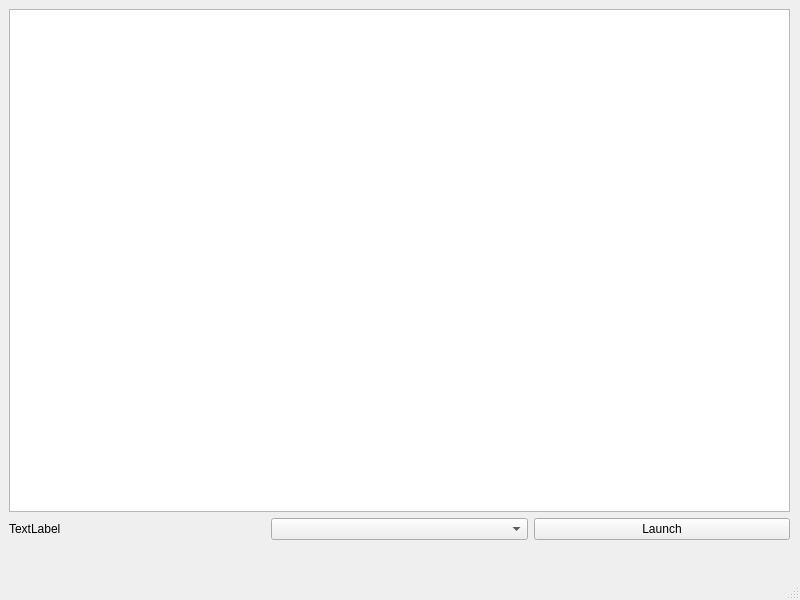
<?xml version="1.0" encoding="UTF-8"?>
<ui version="4.0">
 <class>MainWindow</class>
 <widget class="QMainWindow" name="MainWindow">
  <property name="geometry">
   <rect>
    <x>0</x>
    <y>0</y>
    <width>800</width>
    <height>600</height>
   </rect>
  </property>
  <property name="windowTitle">
   <string>MainWindow</string>
  </property>
  <widget class="QWidget" name="centralwidget">
   <widget class="QWidget" name="verticalLayoutWidget">
    <property name="geometry">
     <rect>
      <x>9</x>
      <y>9</y>
      <width>781</width>
      <height>531</height>
     </rect>
    </property>
    <layout class="QVBoxLayout" name="verticalLayout">
     <item>
      <widget class="QTableView" name="wadTableView"/>
     </item>
     <item>
      <layout class="QHBoxLayout" name="horizontalLayout">
       <item>
        <widget class="QLabel" name="label">
         <property name="text">
          <string>TextLabel</string>
         </property>
        </widget>
       </item>
       <item>
        <widget class="QComboBox" name="comboBox"/>
       </item>
       <item>
        <widget class="QPushButton" name="launchWadButton">
         <property name="text">
          <string>Launch</string>
         </property>
        </widget>
       </item>
      </layout>
     </item>
    </layout>
   </widget>
  </widget>
  <widget class="QMenuBar" name="menubar">
   <property name="geometry">
    <rect>
     <x>0</x>
     <y>0</y>
     <width>800</width>
     <height>25</height>
    </rect>
   </property>
  </widget>
  <widget class="QStatusBar" name="statusbar"/>
 </widget>
 <resources/>
 <connections/>
</ui>
